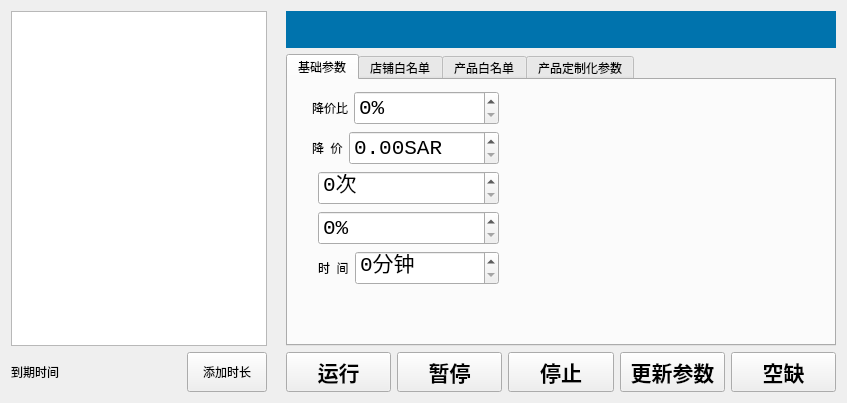
<?xml version="1.0" encoding="UTF-8"?>
<ui version="4.0">
 <class>Lemon01Class</class>
 <widget class="QWidget" name="Lemon01Class">
  <property name="geometry">
   <rect>
    <x>0</x>
    <y>0</y>
    <width>847</width>
    <height>403</height>
   </rect>
  </property>
  <property name="sizePolicy">
   <sizepolicy hsizetype="Fixed" vsizetype="Fixed">
    <horstretch>0</horstretch>
    <verstretch>0</verstretch>
   </sizepolicy>
  </property>
  <property name="windowTitle">
   <string>Lemon AutoMachine-Controller</string>
  </property>
  <property name="windowIcon">
   <iconset resource="lemon01.qrc">
    <normaloff>:/Lemon01/lemon.png</normaloff>:/Lemon01/lemon.png</iconset>
  </property>
  <property name="windowOpacity">
   <double>1.000000000000000</double>
  </property>
  <layout class="QHBoxLayout" name="horizontalLayout_12" stretch="0,0,1">
   <item>
    <layout class="QVBoxLayout" name="verticalLayout_4">
     <item>
      <widget class="BaseListWidget" name="listWidget">
       <property name="sizePolicy">
        <sizepolicy hsizetype="Fixed" vsizetype="Expanding">
         <horstretch>0</horstretch>
         <verstretch>0</verstretch>
        </sizepolicy>
       </property>
       <property name="font">
        <font>
         <family>Consolas</family>
         <pointsize>16</pointsize>
        </font>
       </property>
       <property name="viewMode">
        <enum>QListView::ListMode</enum>
       </property>
      </widget>
     </item>
     <item>
      <layout class="QHBoxLayout" name="horizontalLayout_11" stretch="1,0">
       <item>
        <widget class="QLabel" name="limit_time">
         <property name="sizePolicy">
          <sizepolicy hsizetype="Preferred" vsizetype="Minimum">
           <horstretch>0</horstretch>
           <verstretch>0</verstretch>
          </sizepolicy>
         </property>
         <property name="minimumSize">
          <size>
           <width>0</width>
           <height>40</height>
          </size>
         </property>
         <property name="text">
          <string>到期时间</string>
         </property>
        </widget>
       </item>
       <item>
        <widget class="QPushButton" name="btnAddTime">
         <property name="sizePolicy">
          <sizepolicy hsizetype="Minimum" vsizetype="Preferred">
           <horstretch>0</horstretch>
           <verstretch>0</verstretch>
          </sizepolicy>
         </property>
         <property name="text">
          <string>添加时长</string>
         </property>
        </widget>
       </item>
      </layout>
     </item>
    </layout>
   </item>
   <item>
    <widget class="QLabel" name="label_7">
     <property name="text">
      <string/>
     </property>
    </widget>
   </item>
   <item>
    <layout class="QVBoxLayout" name="verticalLayout_3">
     <item>
      <widget class="QLabel" name="selectShop">
       <property name="sizePolicy">
        <sizepolicy hsizetype="Preferred" vsizetype="Fixed">
         <horstretch>0</horstretch>
         <verstretch>0</verstretch>
        </sizepolicy>
       </property>
       <property name="minimumSize">
        <size>
         <width>0</width>
         <height>30</height>
        </size>
       </property>
       <property name="baseSize">
        <size>
         <width>0</width>
         <height>30</height>
        </size>
       </property>
       <property name="font">
        <font>
         <family>Microsoft YaHei UI</family>
         <pointsize>24</pointsize>
         <weight>50</weight>
         <bold>false</bold>
        </font>
       </property>
       <property name="styleSheet">
        <string notr="true">background-color: rgb(0, 115, 173);
color: rgb(225, 225, 225);</string>
       </property>
       <property name="text">
        <string/>
       </property>
       <property name="alignment">
        <set>Qt::AlignCenter</set>
       </property>
      </widget>
     </item>
     <item>
      <widget class="QTabWidget" name="tabWidget">
       <property name="sizePolicy">
        <sizepolicy hsizetype="Minimum" vsizetype="Expanding">
         <horstretch>0</horstretch>
         <verstretch>0</verstretch>
        </sizepolicy>
       </property>
       <property name="maximumSize">
        <size>
         <width>16777215</width>
         <height>16777215</height>
        </size>
       </property>
       <property name="tabPosition">
        <enum>QTabWidget::North</enum>
       </property>
       <property name="tabShape">
        <enum>QTabWidget::Rounded</enum>
       </property>
       <property name="currentIndex">
        <number>0</number>
       </property>
       <property name="elideMode">
        <enum>Qt::ElideNone</enum>
       </property>
       <property name="usesScrollButtons">
        <bool>true</bool>
       </property>
       <property name="documentMode">
        <bool>false</bool>
       </property>
       <property name="movable">
        <bool>false</bool>
       </property>
       <property name="tabBarAutoHide">
        <bool>false</bool>
       </property>
       <widget class="QWidget" name="tab_4">
        <attribute name="title">
         <string>基础参数</string>
        </attribute>
        <layout class="QHBoxLayout" name="horizontalLayout_9" stretch="0,1">
         <item>
          <layout class="QVBoxLayout" name="verticalLayout_2">
           <item>
            <layout class="QVBoxLayout" name="verticalLayout">
             <item>
              <layout class="QHBoxLayout" name="horizontalLayout_6">
               <item>
                <widget class="QLabel" name="percent">
                 <property name="toolTip">
                  <string>百分比
改价时，如果最低价降价比超过这个百分比，就不修改。
但是会记录到Attention.txt中</string>
                 </property>
                 <property name="styleSheet">
                  <string notr="true"/>
                 </property>
                 <property name="text">
                  <string/>
                 </property>
                 <property name="pixmap">
                  <pixmap resource="lemon01.qrc">:/Lemon01/percent</pixmap>
                 </property>
                </widget>
               </item>
               <item>
                <widget class="QLabel" name="label_5">
                 <property name="text">
                  <string>降价比</string>
                 </property>
                </widget>
               </item>
               <item>
                <widget class="QSpinBox" name="percentspin">
                 <property name="sizePolicy">
                  <sizepolicy hsizetype="Expanding" vsizetype="Fixed">
                   <horstretch>0</horstretch>
                   <verstretch>0</verstretch>
                  </sizepolicy>
                 </property>
                 <property name="minimumSize">
                  <size>
                   <width>0</width>
                   <height>32</height>
                  </size>
                 </property>
                 <property name="font">
                  <font>
                   <family>Consolas</family>
                   <pointsize>16</pointsize>
                  </font>
                 </property>
                 <property name="suffix">
                  <string>%</string>
                 </property>
                 <property name="prefix">
                  <string/>
                 </property>
                 <property name="minimum">
                  <number>0</number>
                 </property>
                </widget>
               </item>
              </layout>
             </item>
             <item>
              <layout class="QHBoxLayout" name="horizontalLayout_2">
               <item>
                <widget class="QLabel" name="lowwer">
                 <property name="toolTip">
                  <string>降价
修改后的价格 = 最低价 - 降价</string>
                 </property>
                 <property name="text">
                  <string/>
                 </property>
                 <property name="pixmap">
                  <pixmap resource="lemon01.qrc">:/Lemon01/down</pixmap>
                 </property>
                </widget>
               </item>
               <item>
                <widget class="QLabel" name="label_2">
                 <property name="text">
                  <string>降  价</string>
                 </property>
                </widget>
               </item>
               <item>
                <widget class="QDoubleSpinBox" name="lowwerspin">
                 <property name="sizePolicy">
                  <sizepolicy hsizetype="Expanding" vsizetype="Fixed">
                   <horstretch>0</horstretch>
                   <verstretch>0</verstretch>
                  </sizepolicy>
                 </property>
                 <property name="minimumSize">
                  <size>
                   <width>0</width>
                   <height>32</height>
                  </size>
                 </property>
                 <property name="font">
                  <font>
                   <family>Consolas</family>
                   <pointsize>16</pointsize>
                  </font>
                 </property>
                 <property name="suffix">
                  <string>SAR</string>
                 </property>
                 <property name="maximum">
                  <double>100.000000000000000</double>
                 </property>
                 <property name="singleStep">
                  <double>0.010000000000000</double>
                 </property>
                </widget>
               </item>
              </layout>
             </item>
             <item>
              <layout class="QHBoxLayout" name="horizontalLayout_3">
               <item>
                <widget class="QLabel" name="label">
                 <property name="font">
                  <font>
                   <family>Consolas</family>
                   <pointsize>16</pointsize>
                  </font>
                 </property>
                 <property name="toolTip">
                  <string>&lt;html&gt;&lt;head/&gt;&lt;body&gt;&lt;p&gt;修改次数上限：每次改价中同一个产品允许的改价次数。如果超过修改次数超过最大改价次数，该产品将不进行修改&lt;/p&gt;&lt;/body&gt;&lt;/html&gt;</string>
                 </property>
                 <property name="text">
                  <string/>
                 </property>
                 <property name="pixmap">
                  <pixmap resource="lemon01.qrc">:/Lemon01/times</pixmap>
                 </property>
                </widget>
               </item>
               <item>
                <widget class="QSpinBox" name="times">
                 <property name="sizePolicy">
                  <sizepolicy hsizetype="Expanding" vsizetype="Fixed">
                   <horstretch>0</horstretch>
                   <verstretch>0</verstretch>
                  </sizepolicy>
                 </property>
                 <property name="minimumSize">
                  <size>
                   <width>0</width>
                   <height>32</height>
                  </size>
                 </property>
                 <property name="font">
                  <font>
                   <family>Consolas</family>
                   <pointsize>16</pointsize>
                  </font>
                 </property>
                 <property name="suffix">
                  <string>次</string>
                 </property>
                 <property name="minimum">
                  <number>0</number>
                 </property>
                 <property name="maximum">
                  <number>200</number>
                 </property>
                 <property name="value">
                  <number>0</number>
                 </property>
                </widget>
               </item>
              </layout>
             </item>
             <item>
              <layout class="QHBoxLayout" name="horizontalLayout_7">
               <item>
                <widget class="QLabel" name="label_3">
                 <property name="maximumSize">
                  <size>
                   <width>16777215</width>
                   <height>16777215</height>
                  </size>
                 </property>
                 <property name="font">
                  <font>
                   <family>Consolas</family>
                   <pointsize>16</pointsize>
                  </font>
                 </property>
                 <property name="toolTip">
                  <string>&lt;html&gt;&lt;head/&gt;&lt;body&gt;&lt;p&gt;总降价百分比上限：每次降价前，与最初的价格比较，如果降价比超过了总降价比，将不进行修改&lt;/p&gt;&lt;/body&gt;&lt;/html&gt;</string>
                 </property>
                 <property name="text">
                  <string/>
                 </property>
                 <property name="pixmap">
                  <pixmap resource="lemon01.qrc">:/Lemon01/upload</pixmap>
                 </property>
                </widget>
               </item>
               <item>
                <widget class="QSpinBox" name="upload">
                 <property name="sizePolicy">
                  <sizepolicy hsizetype="Expanding" vsizetype="Fixed">
                   <horstretch>0</horstretch>
                   <verstretch>0</verstretch>
                  </sizepolicy>
                 </property>
                 <property name="minimumSize">
                  <size>
                   <width>0</width>
                   <height>32</height>
                  </size>
                 </property>
                 <property name="font">
                  <font>
                   <family>Consolas</family>
                   <pointsize>16</pointsize>
                  </font>
                 </property>
                 <property name="suffix">
                  <string>%</string>
                 </property>
                 <property name="prefix">
                  <string/>
                 </property>
                 <property name="minimum">
                  <number>0</number>
                 </property>
                 <property name="value">
                  <number>0</number>
                 </property>
                </widget>
               </item>
              </layout>
             </item>
             <item>
              <layout class="QHBoxLayout" name="horizontalLayout_5">
               <item>
                <widget class="QLabel" name="label_4">
                 <property name="font">
                  <font>
                   <family>Consolas</family>
                   <pointsize>16</pointsize>
                  </font>
                 </property>
                 <property name="toolTip">
                  <string>&lt;html&gt;&lt;head/&gt;&lt;body&gt;&lt;p&gt;涨价百分比&lt;/p&gt;&lt;/body&gt;&lt;/html&gt;</string>
                 </property>
                 <property name="text">
                  <string/>
                 </property>
                 <property name="pixmap">
                  <pixmap resource="lemon01.qrc">:/Lemon01/time</pixmap>
                 </property>
                </widget>
               </item>
               <item>
                <widget class="QLabel" name="label_6">
                 <property name="text">
                  <string>时  间</string>
                 </property>
                </widget>
               </item>
               <item>
                <widget class="QSpinBox" name="time">
                 <property name="sizePolicy">
                  <sizepolicy hsizetype="Expanding" vsizetype="Fixed">
                   <horstretch>0</horstretch>
                   <verstretch>0</verstretch>
                  </sizepolicy>
                 </property>
                 <property name="minimumSize">
                  <size>
                   <width>0</width>
                   <height>32</height>
                  </size>
                 </property>
                 <property name="font">
                  <font>
                   <family>Consolas</family>
                   <pointsize>16</pointsize>
                  </font>
                 </property>
                 <property name="suffix">
                  <string>分钟</string>
                 </property>
                 <property name="maximum">
                  <number>100</number>
                 </property>
                </widget>
               </item>
              </layout>
             </item>
            </layout>
           </item>
           <item>
            <spacer name="verticalSpacer">
             <property name="orientation">
              <enum>Qt::Vertical</enum>
             </property>
             <property name="sizeHint" stdset="0">
              <size>
               <width>20</width>
               <height>40</height>
              </size>
             </property>
            </spacer>
           </item>
          </layout>
         </item>
         <item>
          <spacer name="horizontalSpacer">
           <property name="orientation">
            <enum>Qt::Horizontal</enum>
           </property>
           <property name="sizeHint" stdset="0">
            <size>
             <width>293</width>
             <height>17</height>
            </size>
           </property>
          </spacer>
         </item>
        </layout>
       </widget>
       <widget class="QWidget" name="tab">
        <attribute name="title">
         <string>店铺白名单</string>
        </attribute>
        <layout class="QHBoxLayout" name="horizontalLayout">
         <property name="leftMargin">
          <number>0</number>
         </property>
         <property name="topMargin">
          <number>9</number>
         </property>
         <property name="rightMargin">
          <number>0</number>
         </property>
         <property name="bottomMargin">
          <number>9</number>
         </property>
         <item>
          <widget class="BaseListWidget" name="myShopList">
           <property name="isWrapping" stdset="0">
            <bool>false</bool>
           </property>
          </widget>
         </item>
         <item>
          <widget class="QTextBrowser" name="textBrowser">
           <property name="html">
            <string>&lt;!DOCTYPE HTML PUBLIC &quot;-//W3C//DTD HTML 4.0//EN&quot; &quot;http://www.w3.org/TR/REC-html40/strict.dtd&quot;&gt;
&lt;html&gt;&lt;head&gt;&lt;meta name=&quot;qrichtext&quot; content=&quot;1&quot; /&gt;&lt;style type=&quot;text/css&quot;&gt;
p, li { white-space: pre-wrap; }
&lt;/style&gt;&lt;/head&gt;&lt;body style=&quot; font-family:'SimSun'; font-size:9pt; font-weight:400; font-style:normal;&quot;&gt;
&lt;p style=&quot; margin-top:0px; margin-bottom:0px; margin-left:0px; margin-right:0px; -qt-block-indent:0; text-indent:0px;&quot;&gt;&lt;span style=&quot; font-size:10pt;&quot;&gt;作用：当发现抢到黄金购物车的店铺在白名单的时候将不会去改价。&lt;/span&gt;&lt;/p&gt;
&lt;p style=&quot;-qt-paragraph-type:empty; margin-top:0px; margin-bottom:0px; margin-left:0px; margin-right:0px; -qt-block-indent:0; text-indent:0px; font-size:10pt;&quot;&gt;&lt;br /&gt;&lt;/p&gt;
&lt;p style=&quot; margin-top:0px; margin-bottom:0px; margin-left:0px; margin-right:0px; -qt-block-indent:0; text-indent:0px;&quot;&gt;&lt;span style=&quot; font-size:10pt;&quot;&gt;添加：用鼠标从店铺框中拖拽店铺到此处。&lt;/span&gt;&lt;/p&gt;
&lt;p style=&quot;-qt-paragraph-type:empty; margin-top:0px; margin-bottom:0px; margin-left:0px; margin-right:0px; -qt-block-indent:0; text-indent:0px; font-size:10pt;&quot;&gt;&lt;br /&gt;&lt;/p&gt;
&lt;p style=&quot; margin-top:0px; margin-bottom:0px; margin-left:0px; margin-right:0px; -qt-block-indent:0; text-indent:0px;&quot;&gt;&lt;span style=&quot; font-size:10pt;&quot;&gt;删除：双击店铺名即可删除。&lt;/span&gt;&lt;/p&gt;
&lt;p style=&quot;-qt-paragraph-type:empty; margin-top:0px; margin-bottom:0px; margin-left:0px; margin-right:0px; -qt-block-indent:0; text-indent:0px; font-size:10pt;&quot;&gt;&lt;br /&gt;&lt;/p&gt;&lt;/body&gt;&lt;/html&gt;</string>
           </property>
          </widget>
         </item>
        </layout>
       </widget>
       <widget class="QWidget" name="tab_3">
        <attribute name="title">
         <string>产品白名单</string>
        </attribute>
        <layout class="QHBoxLayout" name="horizontalLayout_4">
         <property name="leftMargin">
          <number>0</number>
         </property>
         <property name="rightMargin">
          <number>0</number>
         </property>
         <item>
          <widget class="BaseListWidget" name="whitelist">
           <property name="isWrapping" stdset="0">
            <bool>false</bool>
           </property>
          </widget>
         </item>
         <item>
          <widget class="QTextBrowser" name="textBrowser_2">
           <property name="html">
            <string>&lt;!DOCTYPE HTML PUBLIC &quot;-//W3C//DTD HTML 4.0//EN&quot; &quot;http://www.w3.org/TR/REC-html40/strict.dtd&quot;&gt;
&lt;html&gt;&lt;head&gt;&lt;meta name=&quot;qrichtext&quot; content=&quot;1&quot; /&gt;&lt;style type=&quot;text/css&quot;&gt;
p, li { white-space: pre-wrap; }
&lt;/style&gt;&lt;/head&gt;&lt;body style=&quot; font-family:'SimSun'; font-size:9pt; font-weight:400; font-style:normal;&quot;&gt;
&lt;p style=&quot; margin-top:0px; margin-bottom:0px; margin-left:0px; margin-right:0px; -qt-block-indent:0; text-indent:0px;&quot;&gt;&lt;span style=&quot; font-size:10pt;&quot;&gt;作用：当产品白名单为空时，那么所有产品都会修改。当产品白名单不为空时，将只会对白名单上的产品改价。&lt;/span&gt;&lt;/p&gt;
&lt;p style=&quot;-qt-paragraph-type:empty; margin-top:0px; margin-bottom:0px; margin-left:0px; margin-right:0px; -qt-block-indent:0; text-indent:0px; font-size:10pt;&quot;&gt;&lt;br /&gt;&lt;/p&gt;
&lt;p style=&quot;-qt-paragraph-type:empty; margin-top:0px; margin-bottom:0px; margin-left:0px; margin-right:0px; -qt-block-indent:0; text-indent:0px; font-size:10pt;&quot;&gt;&lt;br /&gt;&lt;/p&gt;&lt;/body&gt;&lt;/html&gt;</string>
           </property>
          </widget>
         </item>
        </layout>
       </widget>
       <widget class="QWidget" name="tab_2">
        <attribute name="title">
         <string>产品定制化参数</string>
        </attribute>
        <layout class="QHBoxLayout" name="horizontalLayout_8">
         <property name="leftMargin">
          <number>0</number>
         </property>
         <property name="rightMargin">
          <number>0</number>
         </property>
         <item>
          <widget class="QTableWidget" name="tableWidget"/>
         </item>
        </layout>
       </widget>
      </widget>
     </item>
     <item>
      <layout class="QHBoxLayout" name="horizontalLayout_10">
       <item>
        <widget class="QPushButton" name="play">
         <property name="sizePolicy">
          <sizepolicy hsizetype="Expanding" vsizetype="Minimum">
           <horstretch>0</horstretch>
           <verstretch>0</verstretch>
          </sizepolicy>
         </property>
         <property name="minimumSize">
          <size>
           <width>0</width>
           <height>40</height>
          </size>
         </property>
         <property name="maximumSize">
          <size>
           <width>16777215</width>
           <height>40</height>
          </size>
         </property>
         <property name="font">
          <font>
           <family>微软雅黑</family>
           <pointsize>16</pointsize>
           <weight>75</weight>
           <bold>true</bold>
          </font>
         </property>
         <property name="text">
          <string>运行</string>
         </property>
         <property name="icon">
          <iconset resource="lemon01.qrc">
           <normaloff>:/Lemon01/run</normaloff>:/Lemon01/run</iconset>
         </property>
         <property name="iconSize">
          <size>
           <width>32</width>
           <height>32</height>
          </size>
         </property>
        </widget>
       </item>
       <item>
        <widget class="QPushButton" name="pause">
         <property name="sizePolicy">
          <sizepolicy hsizetype="Expanding" vsizetype="Minimum">
           <horstretch>0</horstretch>
           <verstretch>0</verstretch>
          </sizepolicy>
         </property>
         <property name="minimumSize">
          <size>
           <width>0</width>
           <height>40</height>
          </size>
         </property>
         <property name="maximumSize">
          <size>
           <width>16777215</width>
           <height>40</height>
          </size>
         </property>
         <property name="font">
          <font>
           <family>微软雅黑</family>
           <pointsize>16</pointsize>
           <weight>75</weight>
           <bold>true</bold>
          </font>
         </property>
         <property name="text">
          <string>暂停</string>
         </property>
         <property name="icon">
          <iconset resource="lemon01.qrc">
           <normaloff>:/Lemon01/pause_yellow</normaloff>:/Lemon01/pause_yellow</iconset>
         </property>
         <property name="iconSize">
          <size>
           <width>32</width>
           <height>32</height>
          </size>
         </property>
        </widget>
       </item>
       <item>
        <widget class="QPushButton" name="stop">
         <property name="sizePolicy">
          <sizepolicy hsizetype="Expanding" vsizetype="Minimum">
           <horstretch>0</horstretch>
           <verstretch>0</verstretch>
          </sizepolicy>
         </property>
         <property name="minimumSize">
          <size>
           <width>0</width>
           <height>40</height>
          </size>
         </property>
         <property name="maximumSize">
          <size>
           <width>16777215</width>
           <height>40</height>
          </size>
         </property>
         <property name="font">
          <font>
           <family>微软雅黑</family>
           <pointsize>16</pointsize>
           <weight>75</weight>
           <bold>true</bold>
          </font>
         </property>
         <property name="text">
          <string>停止</string>
         </property>
         <property name="icon">
          <iconset resource="lemon01.qrc">
           <normaloff>:/Lemon01/stop_red</normaloff>:/Lemon01/stop_red</iconset>
         </property>
         <property name="iconSize">
          <size>
           <width>32</width>
           <height>32</height>
          </size>
         </property>
        </widget>
       </item>
       <item>
        <widget class="QPushButton" name="update">
         <property name="sizePolicy">
          <sizepolicy hsizetype="Expanding" vsizetype="Minimum">
           <horstretch>0</horstretch>
           <verstretch>0</verstretch>
          </sizepolicy>
         </property>
         <property name="minimumSize">
          <size>
           <width>0</width>
           <height>40</height>
          </size>
         </property>
         <property name="maximumSize">
          <size>
           <width>16777215</width>
           <height>40</height>
          </size>
         </property>
         <property name="font">
          <font>
           <family>微软雅黑</family>
           <pointsize>16</pointsize>
           <weight>75</weight>
           <bold>true</bold>
          </font>
         </property>
         <property name="text">
          <string>更新参数</string>
         </property>
         <property name="icon">
          <iconset resource="lemon01.qrc">
           <normaloff>:/Lemon01/update</normaloff>:/Lemon01/update</iconset>
         </property>
         <property name="iconSize">
          <size>
           <width>32</width>
           <height>32</height>
          </size>
         </property>
        </widget>
       </item>
       <item>
        <widget class="QPushButton" name="notice">
         <property name="sizePolicy">
          <sizepolicy hsizetype="Expanding" vsizetype="Minimum">
           <horstretch>0</horstretch>
           <verstretch>0</verstretch>
          </sizepolicy>
         </property>
         <property name="minimumSize">
          <size>
           <width>0</width>
           <height>40</height>
          </size>
         </property>
         <property name="maximumSize">
          <size>
           <width>16777215</width>
           <height>40</height>
          </size>
         </property>
         <property name="font">
          <font>
           <family>微软雅黑</family>
           <pointsize>16</pointsize>
           <weight>75</weight>
           <bold>true</bold>
          </font>
         </property>
         <property name="text">
          <string>空缺</string>
         </property>
         <property name="icon">
          <iconset resource="lemon01.qrc">
           <normaloff>:/Lemon01/Resources/style/notice.png</normaloff>:/Lemon01/Resources/style/notice.png</iconset>
         </property>
         <property name="iconSize">
          <size>
           <width>32</width>
           <height>32</height>
          </size>
         </property>
        </widget>
       </item>
      </layout>
     </item>
    </layout>
   </item>
  </layout>
 </widget>
 <layoutdefault spacing="6" margin="11"/>
 <customwidgets>
  <customwidget>
   <class>BaseListWidget</class>
   <extends>QListWidget</extends>
   <header>BaseListWidget.h</header>
  </customwidget>
 </customwidgets>
 <resources>
  <include location="lemon01.qrc"/>
 </resources>
 <connections/>
</ui>
